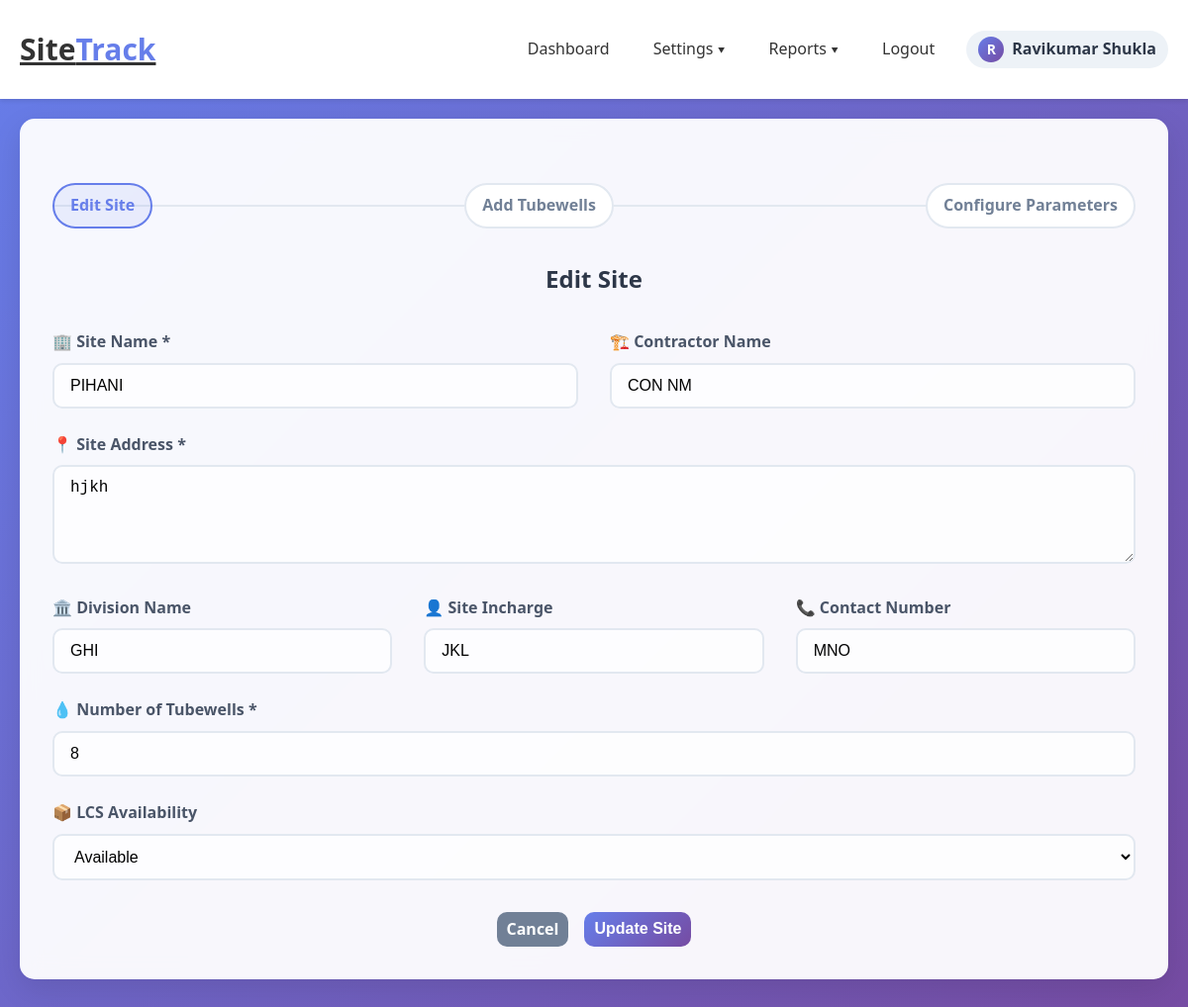
Screenshot of /edit_site.php?site_id=24 (signed in) with the database file from the repository.
### tables this page shows
CREATE TABLE `sites` (
  `id` int(11) NOT NULL,
  `site_name` varchar(255) NOT NULL,
  `address` text DEFAULT NULL,
  `division_name` varchar(255) DEFAULT NULL,
  `contractor_name` varchar(255) DEFAULT NULL,
  `site_incharge` varchar(255) DEFAULT NULL,
  `contact` varchar(20) DEFAULT NULL,
  `number_of_tubewell` int(11) DEFAULT NULL,
  `lcs_available` tinyint(1) NOT NULL DEFAULT 0,
  `created_by` varchar(100) DEFAULT NULL,
  `created_at` timestamp NOT NULL DEFAULT current_timestamp()
);

### edit_site.php (the view, shortened to what this page needs)
<?php
include 'db_config.php';
$site_id = (int)$_GET['site_id'];
$has_lcs_col = false;
$col_check_sql = "SELECT 1 FROM information_schema.COLUMNS WHERE TABLE_SCHEMA = DATABASE() AND TABLE_NAME = 'sites' AND COLUMN_NAME = 'lcs_available'";
$col_exists = $conn->query($col_check_sql);
if ($col_exists && $col_exists->fetch_row()) { $has_lcs_col = true; }
$cols = $has_lcs_col ? 'id, site_name, address, division_name, contractor_name, site_incharge, contact, number_of_tubewell, lcs_available' : 'id, site_name, address, division_name, contractor_name, site_incharge, contact, number_of_tubewell';
$stmt = $conn->prepare("SELECT $cols FROM sites WHERE id = ?");
$stmt->bind_param('i', $site_id);
$stmt->execute();
$site = $stmt->get_result()->fetch_assoc();
?>
<!DOCTYPE html>
<html lang="hi">
<head>
    <link rel="stylesheet" href="style.css">
</head>
<body>
 <?php include('header.php'); ?>
<div class="container">
    <div class="card">
        <div class="progress-steps">
            <div class="step active">Edit Site</div>
            <div class="step">Add Tubewells</div>
            <div class="step">Configure Parameters</div>
        </div>
        <h2 style="text-align:center; margin-bottom:2rem; color:#2d3748;">Edit Site</h2>
        <form method="POST" class="site-form">
            <div style="display:grid; grid-template-columns:1fr 1fr; gap:2rem;">
                <div class="form-group">
                    <label class="form-label">🏢 Site Name *</label>
                    <input type="text" name="site_name" class="form-control" value="<?php echo htmlspecialchars($site['site_name']); ?>" required>
                </div>
                <div class="form-group">
                    <label class="form-label">🏗️ Contractor Name</label>
                    <input type="text" name="contractor_name" class="form-control" value="<?php echo htmlspecialchars($site['contractor_name']); ?>">
                </div>
            </div>
            <div class="form-group">
                <label class="form-label">📍 Site Address *</label>
                <textarea name="address" class="form-control" required><?php echo htmlspecialchars($site['address']); ?></textarea>
            </div>
            <div style="display:grid; grid-template-columns:1fr 1fr 1fr; gap:2rem;">
                <div class="form-group">
                    <label class="form-label">🏛️ Division Name</label>
                    <input type="text" name="division_name" class="form-control" value="<?php echo htmlspecialchars($site['division_name']); ?>">
                </div>
                <div class="form-group">
                    <label class="form-label">👤 Site Incharge</label>
                    <input type="text" name="site_incharge" class="form-control" value="<?php echo htmlspecialchars($site['site_incharge']); ?>">
                </div>
                <div class="form-group">
                    <label class="form-label">📞 Contact Number</label>
                    <input type="text" name="contact" class="form-control" value="<?php echo htmlspecialchars($site['contact']); ?>">
                </div>
            </div>
            <div class="form-group">
                <label class="form-label">💧 Number of Tubewells *</label>
                <input type="number" name="number_of_tubewell" class="form-control" min="1" value="<?php echo htmlspecialchars($site['number_of_tubewell']); ?>" required>
            </div>
            <?php if ($has_lcs_col): ?>
            <div class="form-group">
                <label class="form-label">📦 LCS Availability</label>
                <select name="lcs_available" class="form-control">
                    <option value="1" <?php echo !empty($site['lcs_available']) ? 'selected' : ''; ?>>Available</option>
                </select>
            </div>
            <?php endif; ?>
            <div class="btn-group" style="justify-content:center; margin-top:2rem;">
                <a href="view_site.php?site_id=<?php echo (int)$site_id; ?>" class="btn btn-secondary">Cancel</a>
                <button type="submit" class="btn btn-primary">Update Site</button>
            </div>
        </form>
    </div>
</div>
</body>
</html>

### style.css (style rules this page uses)
* { margin: 0; padding: 0; box-sizing: border-box; }
body { font-family: 'Segoe UI', Tahoma, Geneva, Verdana, sans-serif; line-height: 1.6; color: #333; background: linear-gradient(135deg, #667eea 0%, #764ba2 100%); min-height: 100vh; }
.container { max-width: 1600px; margin: 0 auto; padding: 20px; }
.card { background: rgba(255, 255, 255, 0.95); backdrop-filter: blur(10px); border-radius: 15px; padding: 2rem; margin-bottom: 2rem; box-shadow: 0 10px 30px rgba(0, 0, 0, 0.1); border: 1px solid rgba(255, 255, 255, 0.2); transition: transform 0.3s ease, box-shadow 0.3s ease; }
.form-group { margin-bottom: 1.5rem; }
.form-label { display: block; margin-bottom: 0.5rem; font-weight: 600; color: #4a5568; }
.form-control { width: 100%; padding: 12px 16px; border: 2px solid #e2e8f0; border-radius: 10px; font-size: 1rem; transition: all 0.3s ease; background: rgba(255, 255, 255, 0.8); }
textarea.form-control { min-height: 100px; resize: vertical; }
.btn { display: inline-block; padding: 5px 10px; border: none; border-radius: 10px; font-size: 1rem; font-weight: 600; text-decoration: none; text-align: center; cursor: pointer; transition: all 0.3s ease; position: relative; overflow: hidden; }
.btn-primary { background: linear-gradient(135deg, #667eea 0%, #764ba2 100%); color: white; }
.btn-secondary { background: #718096; color: white; }
.btn-group { display: flex; gap: 1rem; flex-wrap: wrap; }
.progress-steps { display: flex; justify-content: space-between; margin: 2rem 0; position: relative; }
.progress-steps::before { content: ''; position: absolute; top: 50%; left: 0; right: 0; height: 2px; background: #e2e8f0; transform: translateY(-50%); z-index: 1; }
.step { position: relative; z-index: 2; background: white; padding: 0.5rem 1rem; border-radius: 25px; border: 2px solid #e2e8f0; font-weight: 600; color: #718096; }
.step.active { border-color: #667eea; color: #667eea; background: rgba(102, 126, 234, 0.1); }

### rows the page displays
sites: site_name "PIHANI", contractor_name "CON NM", address "hjkh", division_name "GHI", site_incharge "JKL", contact "MNO", number_of_tubewell "8", lcs_available "Available"

### other values shown
$initial "R"
$display_name "Ravikumar Shukla"
